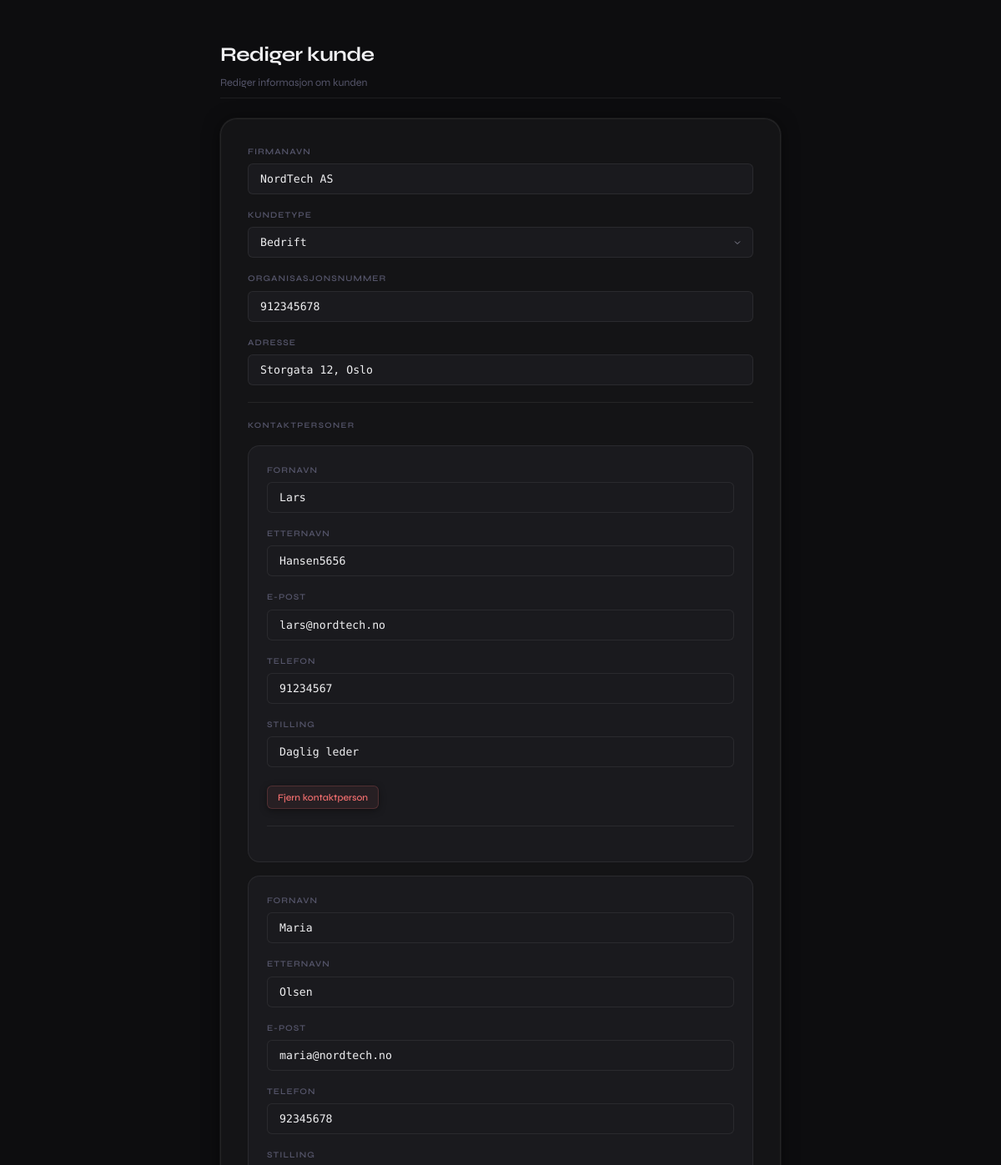
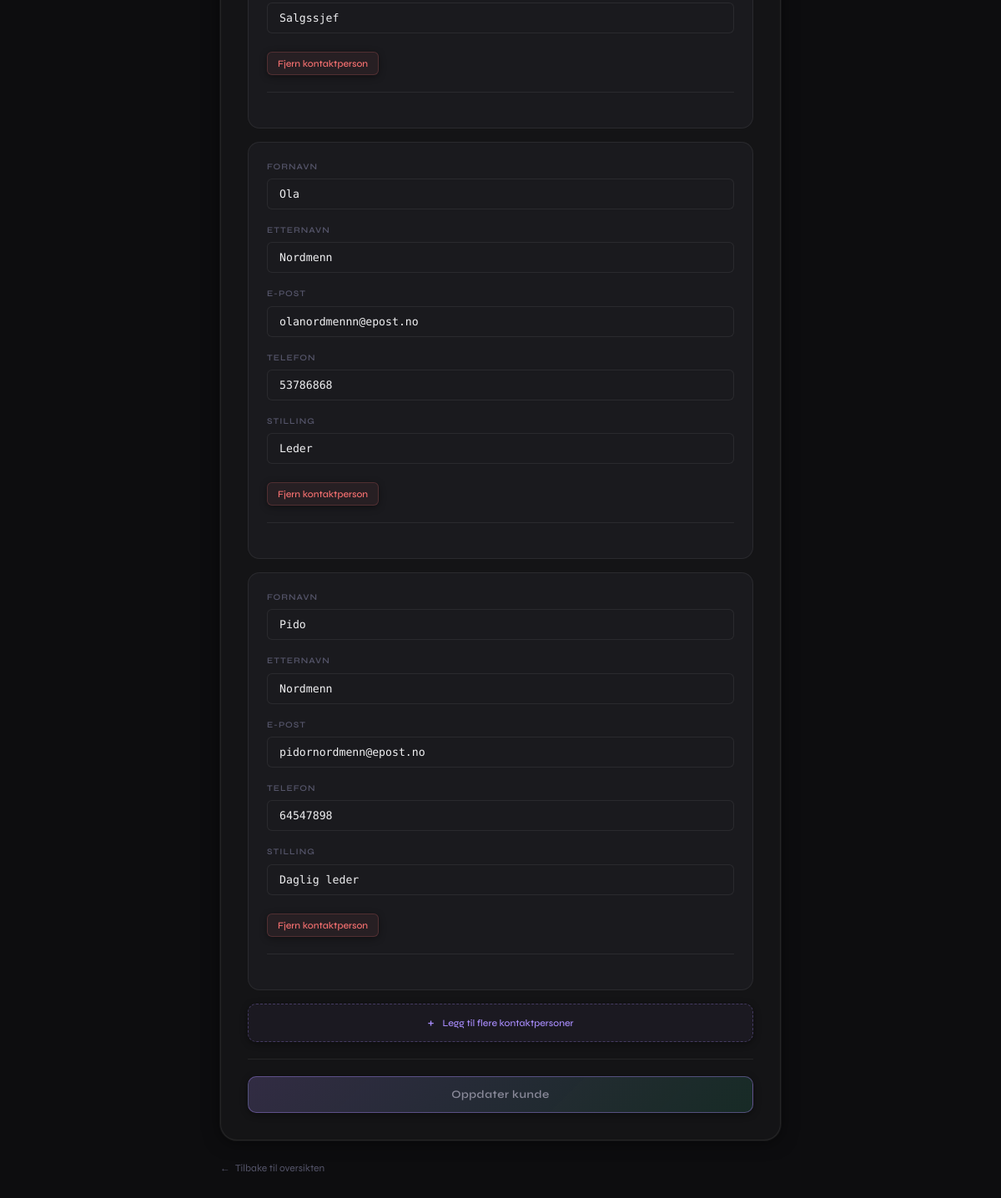
The app's page /redigerkunde.php?id=1 with its own data (2 pictures, top to bottom).
### tables this page shows
CREATE TABLE `kunder` (
  `kunde_id` int(11) NOT NULL,
  `kundetype` enum('privat','bedrift') NOT NULL,
  `firmanavn` varchar(100) DEFAULT NULL,
  `organisasjonsnummer` varchar(50) DEFAULT NULL,
  `adresse` varchar(255) DEFAULT NULL,
  `opprettet_dato` timestamp NOT NULL DEFAULT current_timestamp()
);

CREATE TABLE `kontaktpersoner` (
  `kontakt_id` int(11) NOT NULL,
  `kunde_id` int(11) NOT NULL,
  `fornavn` varchar(100) NOT NULL,
  `etternavn` varchar(100) NOT NULL,
  `epost` varchar(100) DEFAULT NULL,
  `telefon` varchar(30) DEFAULT NULL,
  `stilling` varchar(100) DEFAULT NULL,
  `opprettet_dato` timestamp NOT NULL DEFAULT current_timestamp()
);

### redigerkunde.php (the view, shortened to what this page needs)
<?php
require_once "config.php";
$kunde_id = intval($_GET['id']);
$sqlKunde = "SELECT * FROM kunder WHERE kunde_id = $kunde_id";
$resultKunde = $conn->query($sqlKunde);
$kunde = $resultKunde->fetch_assoc();
$sqlKontakter = "SELECT * FROM kontaktpersoner WHERE kunde_id = $kunde_id";
$resultKontakter = $conn->query($sqlKontakter);
$kontakter = $resultKontakter->fetch_all(MYSQLI_ASSOC);
?>
<!DOCTYPE html>
<html lang="no">
<head>
    <link rel="stylesheet" href="src/css/style.css">
</head>
<body class="form-page">
<main>
    <section class="form-hero">
        <h1>Rediger kunde</h1>
        <p>Rediger informasjon om kunden</p>
    </section>
    <div class="form-card">
        <form method="post" id="editForm">
            <div class="field-group">
                <label for="firmanavn">Firmanavn</label>
                <input type="text" name="firmanavn" id="firmanavn" value="<?php echo htmlspecialchars($kunde['firmanavn']); ?>" required>
            </div>
            <div class="field-group">
                <label for="kundetype">Kundetype</label>
                <select name="kundetype" id="kundetype" required>
                    <option value="bedrift" <?php if($kunde['kundetype']=='bedrift') echo 'selected'; ?>>Bedrift</option>
                </select>
            </div>
            <div class="field-group">
                <label for="organisasjonsnummer">Organisasjonsnummer</label>
                <input type="text" name="organisasjonsnummer" id="organisasjonsnummer" value="<?php echo htmlspecialchars($kunde['organisasjonsnummer']); ?>" required minlength="9" maxlength="9">
            </div>
            <div class="field-group">
                <label for="adresse">Adresse</label>
                <input type="text" name="adresse" id="adresse" value="<?php echo htmlspecialchars($kunde['adresse']); ?>" required>
            </div>
            <hr class="field-divider">
            <h2>Kontaktpersoner</h2>
            <div id="kontaktperson-container">
                <?php foreach($kontakter as $kontakt): ?>
                    <div class="kontaktperson">
                        <div class="field-group">
                            <label>Fornavn</label>
                            <input type="text" name="kontaktperson_fornavn[]" value="<?php echo htmlspecialchars($kontakt['fornavn']); ?>" required>
                        </div>
                        <div class="field-group">
                            <label>Etternavn</label>
                            <input type="text" name="kontaktperson_etternavn[]" value="<?php echo htmlspecialchars($kontakt['etternavn']); ?>" required>
                        </div>
                        <div class="field-group">
                            <label>E-post</label>
                            <input type="email" name="kontaktperson_epost[]" value="<?php echo htmlspecialchars($kontakt['epost']); ?>" required>
                        </div>
                        <div class="field-group">
                            <label>Telefon</label>
                            <input type="text" name="kontaktperson_telefon[]" value="<?php echo htmlspecialchars($kontakt['telefon']); ?>" pattern="[0-9]{8}" maxlength="8" minlength="8" inputmode="numeric" required>
                        </div>
                        <div class="field-group">
                            <label>Stilling</label>
                            <input type="text" name="kontaktperson_stilling[]" value="<?php echo htmlspecialchars($kontakt['stilling']); ?>" required>
                        </div>
                        <button type="button" class="remove-contact-btn">Fjern kontaktperson</button>
                        <hr class="field-divider">
                    </div>
                <?php endforeach; ?>
            </div>
            <button type="button" class="add-contact-btn">Legg til flere kontaktpersoner</button>
            <hr class="field-divider">
            <button type="submit" class="submit-btn">Oppdater kunde</button>
        </form>
    </div>
    <a href="index.php" class="back-link">Tilbake til oversikten</a>
</main>
</body>
</html>

### src/css/style.css (style rules this page uses)
:root { --bg0:#0d0d0f; --bg1:#141416; --bg2:#1a1a1e; --bg3:#1f1f24; --b:rgba(255,255,255,.07); --bf:rgba(255,255,255,.18); --t0:#f0f0f2; --t1:#8a8a9a; --t2:#55556a; --pur:#a78bfa; --grn:#34d399; --red:#f87171; --r1:6px; --r2:10px; --r3:14px; --r4:20px; --sh:0 2px 20px rgba(0,0,0,.5),0 0 0 1px var(--b); --fx:'Syne',sans-serif; --fm:'DM Mono',monospace; --e:.18s cubic-bezier(.4,0,.2,1); }
*,*::before,*::after { box-sizing:border-box; margin:0; padding:0; }
html { font-size:15px; scroll-behavior:smooth; }
body { background:var(--bg0); color:var(--t0); font-family:var(--fx); line-height:1.5; min-height:100vh; -webkit-font-smoothing:antialiased; }
a { color:inherit; text-decoration:none; }
main { max-width: 1280px; margin: auto; padding: 32px 24px 64px; display: flex; flex-direction: column; gap: 48px; }
h2 { font-size:.65rem; font-weight:600; letter-spacing:.14em; text-transform:uppercase; color:var(--t2); margin-bottom:14px; }
button { display: inline-flex; align-items: center; gap: 6px; padding: 6px 12px; border: 1px solid var(--b); border-radius: var(--r1); background: var(--bg2); color: var(--t1); font-family: var(--fx); font-size: .76rem; font-weight: 500; cursor: pointer; white-space: nowrap; transition: all var(--e); box-shadow: 0 2px 8px rgba(0,0,0,.4); }
body.form-page main { max-width:720px; gap:24px; padding-top:48px; }
.form-hero { border-bottom:1px solid var(--b); padding-bottom:8px; }
.form-hero h1 { font-size:1.6rem; font-weight:700; letter-spacing:-.02em; margin-bottom:6px; }
.form-hero p { font-size:.84rem; color:var(--t2); }
.form-card { background: var(--bg1); border: 1px solid var(--b); border-radius: var(--r4); padding: 32px; box-shadow: var(--sh); }
.form-card h2 { margin-bottom:16px; }
.field-group { display:flex; flex-direction:column; gap:6px; margin-bottom:18px; }
.field-group label { font-size:.68rem; font-weight:600; letter-spacing:.1em; text-transform:uppercase; color:var(--t2); }
.field-group input, .field-group select { background:var(--bg2); border:1px solid var(--b); border-radius:var(--r1); color:var(--t0); font-family:var(--fm); font-size:.88rem; padding:10px 14px; outline:none; width:100%; transition:border-color var(--e),box-shadow var(--e),background var(--e); }
.field-group select { appearance:none; cursor:pointer; padding-right:36px; background-repeat:no-repeat; background-position:right 12px center; }
.field-divider { border:none; border-top:1px solid var(--b); margin:20px 0; }
.kontaktperson { background:var(--bg2); border:1px solid var(--b); border-radius:var(--r3); padding:22px; margin-bottom:16px; animation:up .25s ease both; }
.remove-contact-btn { color:var(--red)!important; border-color:rgba(248,113,113,.2)!important; background:rgba(248,113,113,.06)!important; margin-top:4px; }
.add-contact-btn { width:100%; justify-content:center; padding:12px; border:1px dashed rgba(167,139,250,.3); background:rgba(167,139,250,.05); color:var(--pur); border-radius:var(--r2); }
.add-contact-btn::before { content:'+'; font-size:1.1rem; margin-right:4px; }
.submit-btn { width: 100%; justify-content: center; padding: 13px 24px; background: linear-gradient(135deg,rgba(167,139,250,.2),rgba(52,211,153,.12)); border: 1px solid rgba(167,139,250,.4); font-size: .88rem; font-weight: 600; letter-spacing: .04em; border-radius: var(--r2); }
.back-link { display:inline-flex; align-items:center; gap:6px; color:var(--t2); font-size:.8rem; transition:color var(--e); }
.back-link::before { content:'←'; }

### records on screen
kunder: firmanavn "NordTech AS", kundetype "Bedrift", organisasjonsnummer "912345678", adresse "Storgata 12, Oslo"
kontaktpersoner: fornavn "Lars", etternavn "Hansen5656", epost "lars@nordtech.no", telefon "91234567", stilling "Daglig leder"
kontaktpersoner: fornavn "Maria", etternavn "Olsen", epost "maria@nordtech.no", telefon "92345678", stilling "Salgssjef"
kontaktpersoner: fornavn "Ola", etternavn "Nordmenn", epost "olanordmennn@epost.no", telefon "53786868", stilling "Leder"
kontaktpersoner: fornavn "Pido", etternavn "Nordmenn", epost "pidornordmenn@epost.no", telefon "64547898", stilling "Daglig leder"
